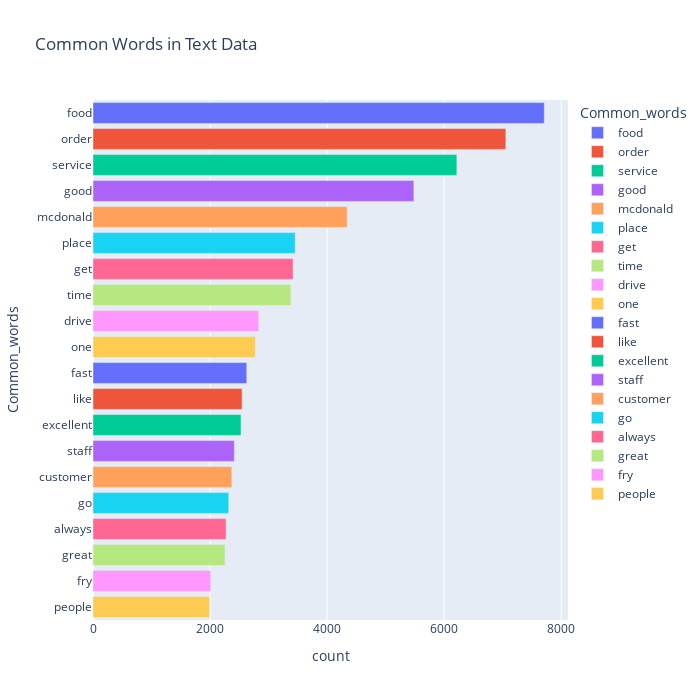

Notebook cell for this chart:
### Code cell
df3['temp_list'] = df3['CleanedReview'].apply(lambda x: str(x).split())
top_words = Counter([item for sublist in df3['temp_list'] for item in sublist])
top_words_df = pd.DataFrame(top_words.most_common(20), columns=['Common_words', 'count'])

fig = px.bar(top_words_df,
            x="count",
            y="Common_words",
            title='Common Words in Text Data',
            orientation='h',
            width=700,
            height=700,
            color='Common_words')

fig.show()

### Figure 1 — Plotly figure (JSON) as saved in the notebook; plotly's stock layout.template omitted (floating-point values rounded to 4 significant figures)
{"data": [{"alignmentgroup": "True", "hovertemplate": "Common_words=%{y}<br>count=%{x}<extra></extra>", "legendgroup": "food", "marker": {"color": "#636efa", "pattern": {"shape": ""}}, "name": "food", "offsetgroup": "food", "orientation": "h", "showlegend": true, "textposition": "auto", "type": "bar", "x": [7710], "xaxis": "x", "y": ["food"], "yaxis": "y"}, {"alignmentgroup": "True", "hovertemplate": "Common_words=%{y}<br>count=%{x}<extra></extra>", "legendgroup": "order", "marker": {"color": "#EF553B", "pattern": {"shape": ""}}, "name": "order", "offsetgroup": "order", "orientation": "h", "showlegend": true, "textposition": "auto", "type": "bar", "x": [7054], "xaxis": "x", "y": ["order"], "yaxis": "y"}, {"alignmentgroup": "True", "hovertemplate": "Common_words=%{y}<br>count=%{x}<extra></extra>", "legendgroup": "service", "marker": {"color": "#00cc96", "pattern": {"shape": ""}}, "name": "service", "offsetgroup": "service", "orientation": "h", "showlegend": true, "textposition": "auto", "type": "bar", "x": [6217], "xaxis": "x", "y": ["service"], "yaxis": "y"}, {"alignmentgroup": "True", "hovertemplate": "Common_words=%{y}<br>count=%{x}<extra></extra>", "legendgroup": "good", "marker": {"color": "#ab63fa", "pattern": {"shape": ""}}, "name": "good", "offsetgroup": "good", "orientation": "h", "showlegend": true, "textposition": "auto", "type": "bar", "x": [5482], "xaxis": "x", "y": ["good"], "yaxis": "y"}, {"alignmentgroup": "True", "hovertemplate": "Common_words=%{y}<br>count=%{x}<extra></extra>", "legendgroup": "mcdonald", "marker": {"color": "#FFA15A", "pattern": {"shape": ""}}, "name": "mcdonald", "offsetgroup": "mcdonald", "orientation": "h", "showlegend": true, "textposition": "auto", "type": "bar", "x": [4344], "xaxis": "x", "y": ["mcdonald"], "yaxis": "y"}, {"alignmentgroup": "True", "hovertemplate": "Common_words=%{y}<br>count=%{x}<extra></extra>", "legendgroup": "place", "marker": {"color": "#19d3f3", "pattern": {"shape": ""}}, "name": "place", "offsetgroup": "place", "orientation": "h", "showlegend": true, "textposition": "auto", "type": "bar", "x": [3455], "xaxis": "x", "y": ["place"], "yaxis": "y"}, {"alignmentgroup": "True", "hovertemplate": "Common_words=%{y}<br>count=%{x}<extra></extra>", "legendgroup": "get", "marker": {"color": "#FF6692", "pattern": {"shape": ""}}, "name": "get", "offsetgroup": "get", "orientation": "h", "showlegend": true, "textposition": "auto", "type": "bar", "x": [3419], "xaxis": "x", "y": ["get"], "yaxis": "y"}, {"alignmentgroup": "True", "hovertemplate": "Common_words=%{y}<br>count=%{x}<extra></extra>", "legendgroup": "time", "marker": {"color": "#B6E880", "pattern": {"shape": ""}}, "name": "time", "offsetgroup": "time", "orientation": "h", "showlegend": true, "textposition": "auto", "type": "bar", "x": [3382], "xaxis": "x", "y": ["time"], "yaxis": "y"}, {"alignmentgroup": "True", "hovertemplate": "Common_words=%{y}<br>count=%{x}<extra></extra>", "legendgroup": "drive", "marker": {"color": "#FF97FF", "pattern": {"shape": ""}}, "name": "drive", "offsetgroup": "drive", "orientation": "h", "showlegend": true, "textposition": "auto", "type": "bar", "x": [2832], "xaxis": "x", "y": ["drive"], "yaxis": "y"}, {"alignmentgroup": "True", "hovertemplate": "Common_words=%{y}<br>count=%{x}<extra></extra>", "legendgroup": "one", "marker": {"color": "#FECB52", "pattern": {"shape": ""}}, "name": "one", "offsetgroup": "one", "orientation": "h", "showlegend": true, "textposition": "auto", "type": "bar", "x": [2773], "xaxis": "x", "y": ["one"], "yaxis": "y"}, {"alignmentgroup": "True", "hovertemplate": "Common_words=%{y}<br>count=%{x}<extra></extra>", "legendgroup": "fast", "marker": {"color": "#636efa", "pattern": {"shape": ""}}, "name": "fast", "offsetgroup": "fast", "orientation": "h", "showlegend": true, "textposition": "auto", "type": "bar", "x": [2627], "xaxis": "x", "y": ["fast"], "yaxis": "y"}, {"alignmentgroup": "True", "hovertemplate": "Common_words=%{y}<br>count=%{x}<extra></extra>", "legendgroup": "like", "marker": {"color": "#EF553B", "pattern": {"shape": ""}}, "name": "like", "offsetgroup": "like", "orientation": "h", "showlegend": true, "textposition": "auto", "type": "bar", "x": [2547], "xaxis": "x", "y": ["like"], "yaxis": "y"}, {"alignmentgroup": "True", "hovertemplate": "Common_words=%{y}<br>count=%{x}<extra></extra>", "legendgroup": "excellent", "marker": {"color": "#00cc96", "pattern": {"shape": ""}}, "name": "excellent", "offsetgroup": "excellent", "orientation": "h", "showlegend": true, "textposition": "auto", "type": "bar", "x": [2529], "xaxis": "x", "y": ["excellent"], "yaxis": "y"}, {"alignmentgroup": "True", "hovertemplate": "Common_words=%{y}<br>count=%{x}<extra></extra>", "legendgroup": "staff", "marker": {"color": "#ab63fa", "pattern": {"shape": ""}}, "name": "staff", "offsetgroup": "staff", "orientation": "h", "showlegend": true, "textposition": "auto", "type": "bar", "x": [2415], "xaxis": "x", "y": ["staff"], "yaxis": "y"}, {"alignmentgroup": "True", "hovertemplate": "Common_words=%{y}<br>count=%{x}<extra></extra>", "legendgroup": "customer", "marker": {"color": "#FFA15A", "pattern": {"shape": ""}}, "name": "customer", "offsetgroup": "customer", "orientation": "h", "showlegend": true, "textposition": "auto", "type": "bar", "x": [2372], "xaxis": "x", "y": ["customer"], "yaxis": "y"}, {"alignmentgroup": "True", "hovertemplate": "Common_words=%{y}<br>count=%{x}<extra></extra>", "legendgroup": "go", "marker": {"color": "#19d3f3", "pattern": {"shape": ""}}, "name": "go", "offsetgroup": "go", "orientation": "h", "showlegend": true, "textposition": "auto", "type": "bar", "x": [2319], "xaxis": "x", "y": ["go"], "yaxis": "y"}, {"alignmentgroup": "True", "hovertemplate": "Common_words=%{y}<br>count=%{x}<extra></extra>", "legendgroup": "always", "marker": {"color": "#FF6692", "pattern": {"shape": ""}}, "name": "always", "offsetgroup": "always", "orientation": "h", "showlegend": true, "textposition": "auto", "type": "bar", "x": [2273], "xaxis": "x", "y": ["always"], "yaxis": "y"}, {"alignmentgroup": "True", "hovertemplate": "Common_words=%{y}<br>count=%{x}<extra></extra>", "legendgroup": "great", "marker": {"color": "#B6E880", "pattern": {"shape": ""}}, "name": "great", "offsetgroup": "great", "orientation": "h", "showlegend": true, "textposition": "auto", "type": "bar", "x": [2256], "xaxis": "x", "y": ["great"], "yaxis": "y"}, {"alignmentgroup": "True", "hovertemplate": "Common_words=%{y}<br>count=%{x}<extra></extra>", "legendgroup": "fry", "marker": {"color": "#FF97FF", "pattern": {"shape": ""}}, "name": "fry", "offsetgroup": "fry", "orientation": "h", "showlegend": true, "textposition": "auto", "type": "bar", "x": [2013], "xaxis": "x", "y": ["fry"], "yaxis": "y"}, {"alignmentgroup": "True", "hovertemplate": "Common_words=%{y}<br>count=%{x}<extra></extra>", "legendgroup": "people", "marker": {"color": "#FECB52", "pattern": {"shape": ""}}, "name": "people", "offsetgroup": "people", "orientation": "h", "showlegend": true, "textposition": "auto", "type": "bar", "x": [1991], "xaxis": "x", "y": ["people"], "yaxis": "y"}], "layout": {"barmode": "relative", "height": 700, "legend": {"title": {"text": "Common_words"}, "tracegroupgap": 0}, "title": {"text": "Common Words in Text Data"}, "width": 700, "xaxis": {"anchor": "y", "domain": [0, 1], "title": {"text": "count"}}, "yaxis": {"anchor": "x", "categoryarray": ["people", "fry", "great", "always", "go", "customer", "staff", "excellent", "like", "fast", "one", "drive", "time", "get", "place", "mcdonald", "good", "service", "order", "food"], "categoryorder": "array", "domain": [0, 1], "title": {"text": "Common_words"}}}}
